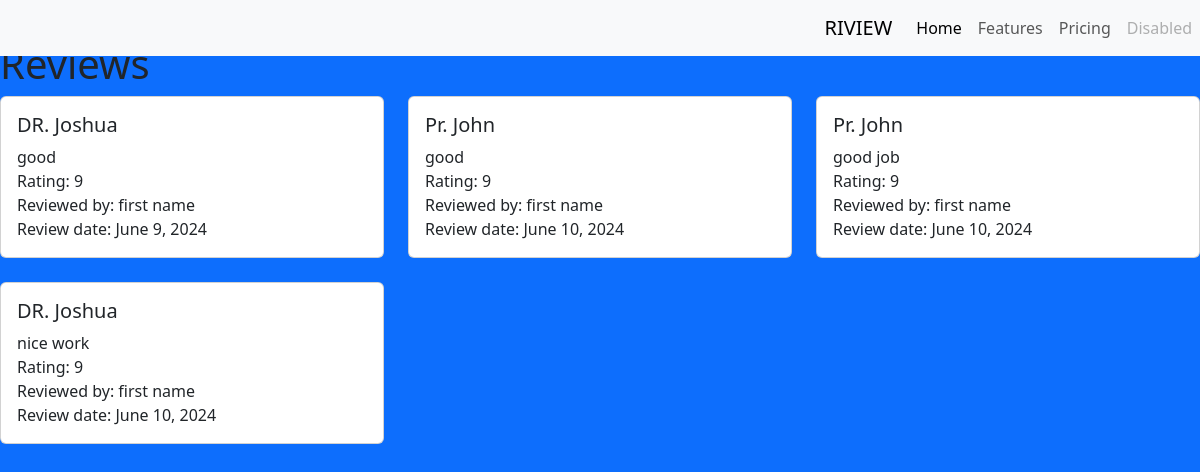
The page /review_list on the database as committed earlier.
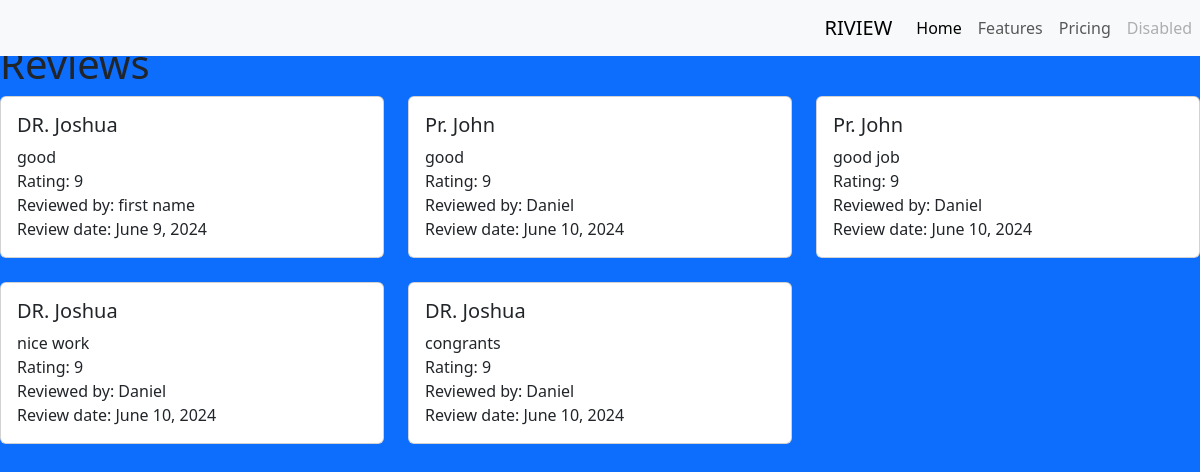
The same page on the database as committed later.
### students/models.py (models this page shows, shortened)
class Review_detail(models.Model):
    lecturer = models.ForeignKey(Lecturer, on_delete=models.CASCADE)
    student = models.ForeignKey(Student, on_delete=models.CASCADE)
    comment = models.TextField()
    rating = models.IntegerField()
    review_date = models.DateField(default=timezone.now)

class Lecturer(models.Model):
    name = models.CharField(max_length=100)
    email = models.EmailField()
    department = models.CharField(max_length=100)
    students = models.ForeignKey(Student, on_delete=models.CASCADE)

class Student(models.Model):
    username = models.CharField(max_length=20)
    first_name = models.CharField(max_length=20)
    last_name = models.CharField(max_length=20)
    phone = models.CharField(max_length=15)
    email = models.EmailField()
    user = models.ForeignKey(User, on_delete=models.CASCADE)
    year_of_study = models.IntegerField()
    program = models.CharField(max_length=100)
    reg_no = models.CharField(max_length=100)
    password= models.CharField(max_length=100)

### students/views.py (the view)
# urls.py: path("review_list", review_list, name="review_list")
def review_list(request):
    reviews = Review_detail.objects.all()
    context = {
        'reviews': reviews
    }
    return render(request, 'review_list.html', context)

### students/templates/review_list.html
{% extends 'base.html' %}
{% block main %}
<h1>Reviews</h1>
<div class="row">
    {% for review in reviews %}
    <div class="col-md-4">
        <div class="card mb-4">
            <div class="card-body">
                <h5 class="card-title">{{ review.lecturer.name }}</h5>
                <div class="card-text">{{ review.comment }}</div>
                <div class="card-text">Rating: {{ review.rating }}</div>
                <div class="card-text">Reviewed by: {{ review.student.first_name }}</div>
                <div class="card-text">Review date: {{ review.review_date }}</div>
            </div>
        </div>
    </div>
    {% empty %}
    <div class="col">
        <p>No reviews yet.</p>
    </div>
    {% endfor %}
</div>
{% endblock %}

Rows that differ between the two databases and show on the page:
changed through a linked row, Review_detail (number 2 of 5 on the later page): student.first_name "first name" → "Daniel"
changed through a linked row, Review_detail "good job": student.first_name "first name" → "Daniel"
changed through a linked row, Review_detail "nice work": student.first_name "first name" → "Daniel"
added Review_detail: lecturer.name "DR. Joshua", comment "congrants", rating "9", student.first_name "Daniel", review_date "June 10, 2024"
